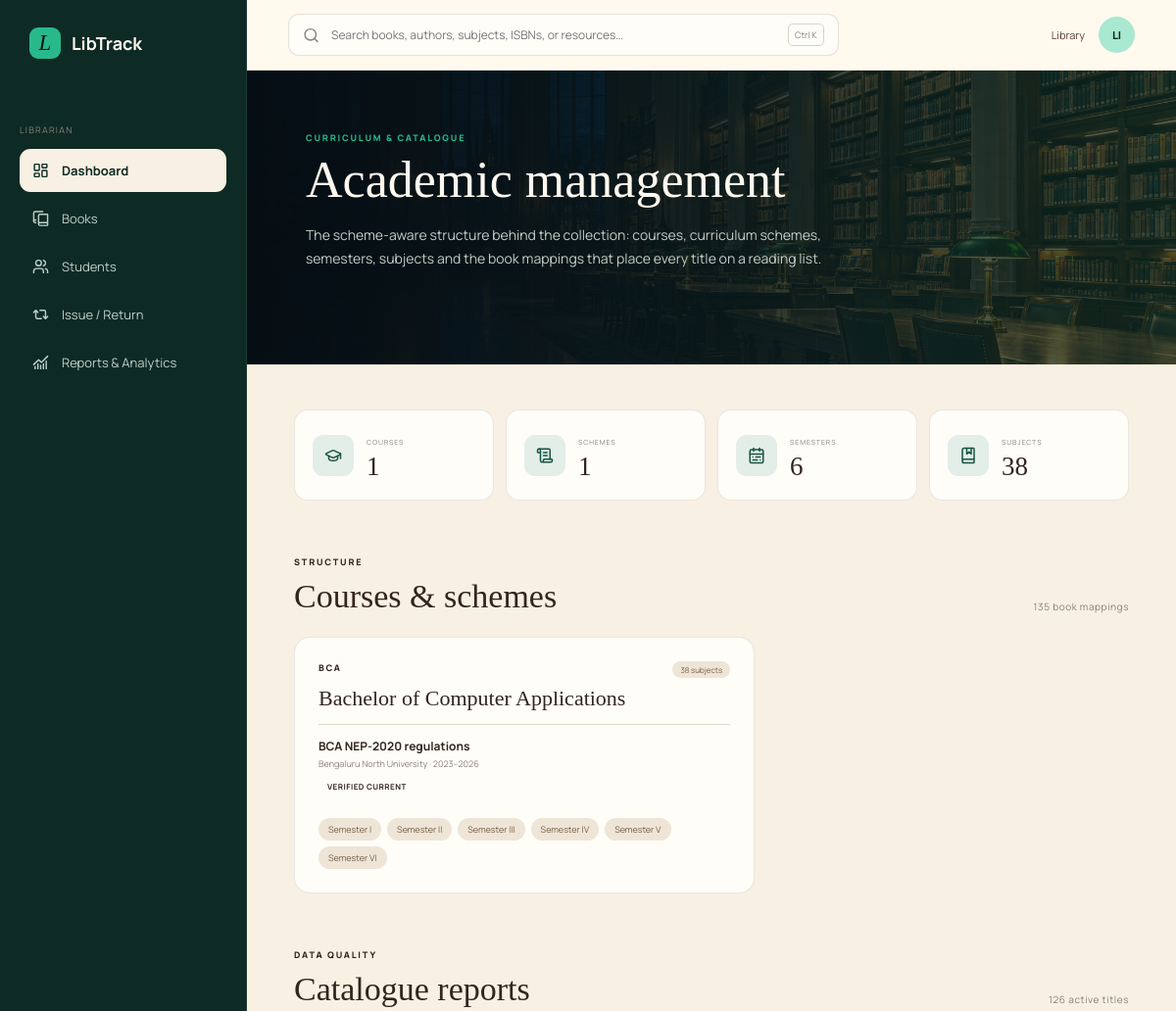
/librarian/academics/ (signed in, upper part), run on an earlier commit of the app's database.
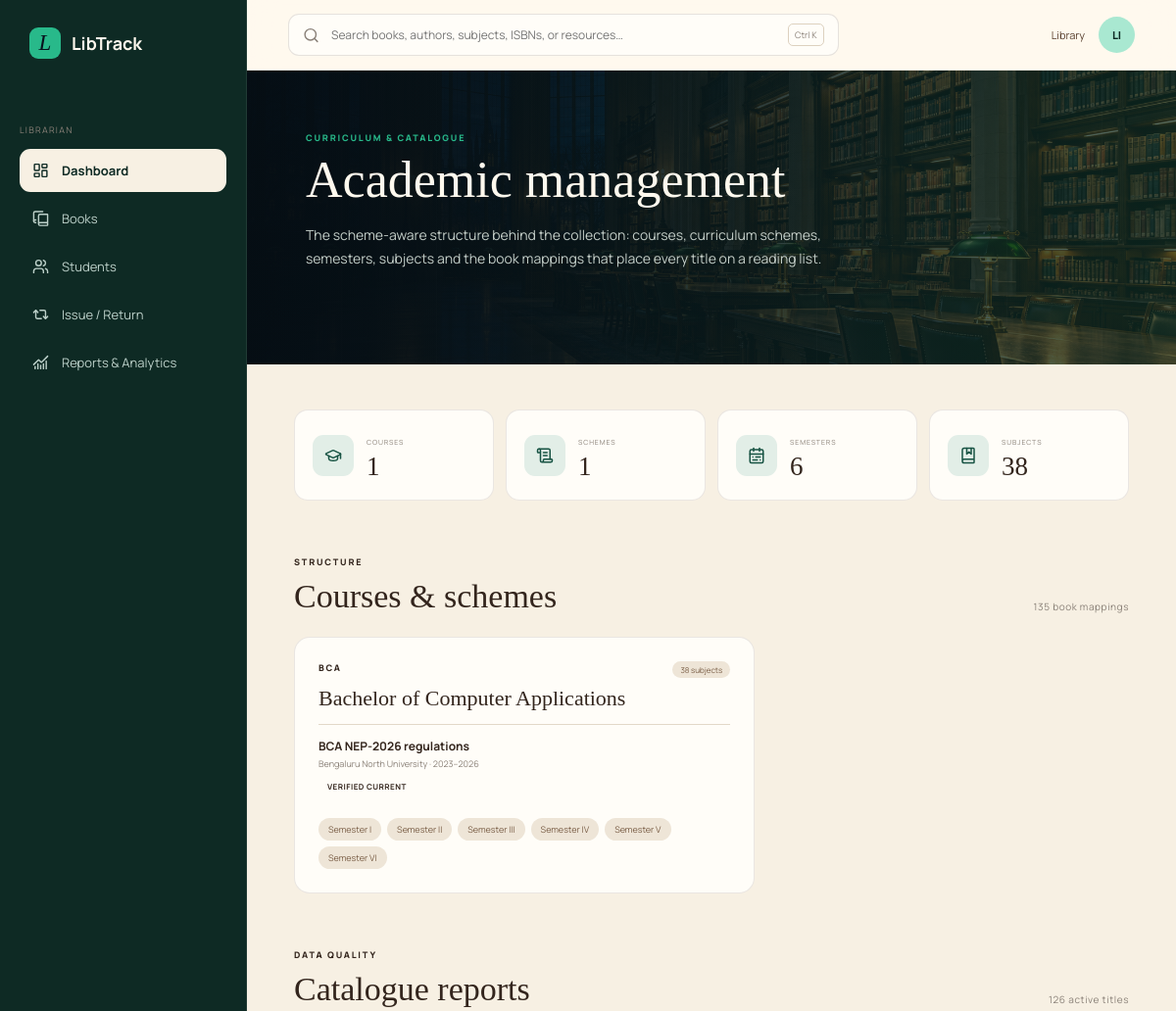
And on a later commit of the database.
### core/models.py (models this page shows, shortened)
class TimestampedModel(models.Model):
    created_at = models.DateTimeField(auto_now_add=True)
    updated_at = models.DateTimeField(auto_now=True)
    class Meta:
        abstract = True

class Course(TimestampedModel):
    name = models.CharField(max_length=140, unique=True)
    code = models.CharField(max_length=24, unique=True)
    duration_semesters = models.PositiveSmallIntegerField(default=6)
    description = models.TextField(blank=True)
    is_active = models.BooleanField(default=True, db_index=True)
    class Meta:
        ordering = ["name"]
        constraints = [
            models.CheckConstraint(
                condition=models.Q(duration_semesters__gte=1,
                                   duration_semesters__lte=12),
                name="course_duration_1_to_12"),
        ]

class CurriculumScheme(TimestampedModel):
    class Verification(models.TextChoices):
        VERIFIED_CURRENT = "verified_current", "Verified current"
        VERIFIED_SYLLABUS = "verified_syllabus", "Verified syllabus"
        CURRICULUM_SUPPORTED = "curriculum_supported", "Curriculum supported"
        PROVISIONAL = "provisional", "Provisional"
    course = models.ForeignKey(
        Course, on_delete=models.PROTECT, related_name="schemes")
    name = models.CharField(max_length=160)
    code = models.CharField(max_length=40, unique=True)
    university = models.CharField(max_length=160, blank=True)
    academic_year_from = models.PositiveSmallIntegerField(null=True, blank=True)
    academic_year_to = models.PositiveSmallIntegerField(null=True, blank=True)
    verification_status = models.CharField(
        max_length=22, choices=Verification.choices, default=Verification.PROVISIONAL)
    source_url = models.URLField(max_length=500, blank=True)
    notes = models.TextField(blank=True)
    is_active = models.BooleanField(default=True, db_index=True)
    class Meta:
        ordering = ["course__code", "-academic_year_from"]
        constraints = [
            models.UniqueConstraint(
                condition=models.Q(academic_year_from__isnull=False,
                                   academic_year_to__isnull=False),
                fields=["course", "academic_year_from", "academic_year_to"],
                name="scheme_course_years_uniq"),
            models.CheckConstraint(
                condition=(models.Q(academic_year_to__isnull=True)
                           | models.Q(academic_year_from__isnull=True)
                           | models.Q(academic_year_to__gte=models.F("academic_year_from"))),
                name="scheme_years_ordered"),
        ]

class Semester(TimestampedModel):
    curriculum_scheme = models.ForeignKey(
        CurriculumScheme, on_delete=models.PROTECT, related_name="semesters")
    number = models.PositiveSmallIntegerField(
        validators=[MinValueValidator(1), MaxValueValidator(12)])
    display_name = models.CharField(max_length=80, blank=True)
    is_active = models.BooleanField(default=True, db_index=True)
    class Meta:
        ordering = ["curriculum_scheme__course__code", "number"]
        constraints = [
            models.UniqueConstraint(
                fields=["curriculum_scheme", "number"], name="semester_scheme_number_uniq"),
        ]
    def __str__(self):
        return self.display_name or f"Semester {self.number}"

### core/views.py (the view)
# urls.py: path("librarian/academics/", views.librarian_academics, name="librarian_academics"),
@_librarian_required
def librarian_academics(request):
    books_total = Book.objects.active().count()
    missing_author = (Book.objects.active().filter(authors__isnull=True)
                      .distinct().order_by("title"))
    missing_mapping = (Book.objects.active().filter(subject_mappings__isnull=True)
                       .distinct().order_by("title"))
    missing_cover = (Book.objects.active().filter(cover="", cover_family="")
                     .order_by("title"))
    orphan_books = (Book.objects.active()
                    .annotate(n_authors=Count("authors", distinct=True),
                              n_mappings=Count("subject_mappings", distinct=True))
                    .filter(n_authors=0)
                    .order_by("title"))
    course_rows = (Course.objects.prefetch_related("schemes")
                   .annotate(subject_total=Count("schemes__semesters__subjects",
                                                 distinct=True))
                   .order_by("code"))
    return render(request, "librarian/academics.html", {
        "section": "librarian",
        "overview": _academic_overview(),
        "course_rows": course_rows,
        "books_total": books_total,
        "missing_author": missing_author,
        "missing_mapping": missing_mapping,
        "missing_cover": missing_cover,
        "import_hint": "python manage.py import_bca_catalogue",
    })

### core/context_processors.py (called while the page is built)
def library_rules(request):
    return {"LIBRARY_RULES": django_settings.LIBRARY_RULES}

### core/models.py (called while the page is built)
    def active(self):
        return self.filter(is_active=True)

### core/views.py (called while the page is built)
def _librarian_required(view):
    return user_passes_test(
        lambda u: u.is_authenticated and u.is_staff, login_url="core:portal_select")(view)

def _academic_overview():
    return {
        "courses": Course.objects.count(),
        "schemes": CurriculumScheme.objects.count(),
        "semesters": Semester.objects.count(),
        "subjects": Subject.objects.filter(semester__isnull=False).count(),
        "mappings": BookSubjectMapping.objects.count(),
    }

### templates/librarian/academics.html (shortened to what this page needs)
{% extends "base.html" %}
{% block content %}
<div class="app-shell">
  {% include "partials/sidebar.html" %}
  <main class="app-main">
    {% include "partials/topbar.html" %}
    <section class="librarian-hero">
      <div>
        <p class="app-eyebrow">CURRICULUM &amp; CATALOGUE</p>
        <h1>Academic management</h1>
        <p>The scheme-aware structure behind the collection: courses, curriculum schemes, semesters, subjects and the book mappings that place every title on a reading list.</p>
      </div>
    </section>
    <section class="content-pad">
      <div class="metric-grid four">
        <article><div class="metric-icon"><i data-lucide="graduation-cap"></i></div><div><small>COURSES</small><strong>{{ overview.courses }}</strong></div></article>
        <article><div class="metric-icon"><i data-lucide="scroll-text"></i></div><div><small>SCHEMES</small><strong>{{ overview.schemes }}</strong></div></article>
        <article><div class="metric-icon"><i data-lucide="calendar-range"></i></div><div><small>SEMESTERS</small><strong>{{ overview.semesters }}</strong></div></article>
        <article><div class="metric-icon"><i data-lucide="book-marked"></i></div><div><small>SUBJECTS</small><strong>{{ overview.subjects }}</strong></div></article>
      </div>
      <div class="section-heading">
        <div><p class="app-eyebrow">STRUCTURE</p><h2>Courses &amp; schemes</h2></div>
        <span class="result-count">{{ overview.mappings }} book mappings</span>
      </div>
      <div class="panel-grid">
        {% for course in course_rows %}
          <div class="panel">
            <div class="card-head">
              <div>
                <p class="app-eyebrow">{{ course.code }}</p>
                <h3 style="font:22px var(--serif);margin:0">{{ course.name }}</h3>
              </div>
              <span class="confidence-chip">{{ course.subject_total }} subjects</span>
            </div>
            {% for scheme in course.schemes.all %}
              <div class="scheme-row">
                <strong>{{ scheme.name }}</strong>
                <small>{{ scheme.university|default:"—" }}{% if scheme.academic_year_from %} · {{ scheme.academic_year_from }}–{{ scheme.academic_year_to }}{% endif %}</small>
                <span class="reco reco-{{ scheme.verification_status|default:'supplementary' }}">{{ scheme.get_verification_status_display }}</span>
              </div>
              <div class="scheme-semesters">
                {% for semester in scheme.semesters.all %}
                  <a class="chip-link" href="{% url 'core:librarian_academics' %}#sem-{{ semester.pk }}">{{ semester }}</a>
                {% endfor %}
              </div>
            {% endfor %}
          </div>
        {% endfor %}
      </div>
      <div class="section-heading">
        <div><p class="app-eyebrow">DATA QUALITY</p><h2>Catalogue reports</h2></div>
        <span class="result-count">{{ books_total }} active titles</span>
      </div>
    </section>
  </main>
</div>
{% endblock %}

### templates/base.html (shortened to what this page needs)
{% load static %}<!doctype html>
<html lang="en">
<head>
  <link rel="stylesheet" href="{% static 'css/app.css' %}">
  <link rel="stylesheet" href="{% static 'css/product.css' %}">
  <link rel="stylesheet" href="{% static 'css/modules.css' %}">
</head>
<body>
  {% block content %}{% endblock %}
</body>
</html>

### templates/partials/sidebar.html (shortened to what this page needs)
<aside class="app-sidebar" id="app-sidebar">
  <a class="brand sidebar-brand" href="{% url 'core:home' %}"><span class="brand-mark">L</span><span>LibTrack</span></a>
  <nav class="side-nav" aria-label="Product navigation">
    {% if request.user.is_staff %}
      <p class="nav-label">Librarian</p>
      <a class="{% if section == 'librarian' %}active{% endif %}" href="{% url 'core:librarian' %}"><i data-lucide="layout-dashboard"></i>Dashboard</a>
      <a class="" href="{% url 'core:librarian_books' %}"><i data-lucide="book-copy"></i>Books</a>
      <a class="" href="{% url 'core:librarian_students' %}"><i data-lucide="users"></i>Students</a>
      <a class="{% if request.resolver_match.url_name == 'librarian_circulation' %}active{% endif %}" href="{% url 'core:librarian_circulation' %}"><i data-lucide="repeat-2"></i>Issue / Return</a>
      <a class="{% if request.resolver_match.url_name == 'librarian_reports' %}active{% endif %}" href="{% url 'core:librarian_reports' %}"><i data-lucide="chart-no-axes-combined"></i>Reports &amp; Analytics</a>
    {% endif %}
  </nav>
</aside>

### templates/partials/topbar.html (shortened to what this page needs)
<header class="app-topbar">
  <form class="top-search" action="{% url 'core:discover' %}" method="get" role="search"><i data-lucide="search"></i><label class="visually-hidden" for="topbar-search">Search the catalogue</label><input id="topbar-search" name="q" value="{{ request.GET.q|default:'' }}" aria-label="Global search" placeholder="Search books, authors, subjects, ISBNs, or resources…"><kbd>Ctrl K</kbd></form>
  <div class="top-actions">
    {% if request.user.is_authenticated %}
      <span class="topbar-name">{{ request.user.first_name|default:request.user.username }}</span>
      <a class="mini-avatar" href="{% if request.user.is_staff %}{% url 'core:librarian' %}{% else %}{% url 'core:student' %}{% endif %}" aria-label="Go to my dashboard">{{ request.user.first_name|default:request.user.username|slice:":2"|upper }}</a>
    {% else %}
      <a href="{% url 'core:portal_select' %}">Sign in</a>
    {% endif %}
  </div>
</header>

### static/css/app.css (style rules this page uses)
:root { --ink:#08121d;--ink-2:#0b1622;--forest:#0e2a24;--forest-2:#15382f;--emerald:#28b98a;--emerald-soft:#a9e8d1;--cream:#fff9ee;--cream-2:#f7f0e3;--paper:#fffdf8;--brown:#33251d;--brown-2:#5b4332;--muted:#8a8178;--line:rgba(255,255,255,.09);--serif:"Instrument Serif",Georgia,serif;--sans:"Manrope",system-ui,sans-serif }
* { box-sizing:border-box }
html { scroll-behavior:smooth }
body { margin:0;background:var(--cream);color:var(--brown);font-family:var(--sans) }
button,input { font:inherit }
.brand { display:flex;align-items:center;gap:11px;color:var(--cream);font-size:18px;font-weight:700;text-decoration:none }
.brand-mark { display:grid;place-items:center;width:32px;height:32px;border-radius:9px;background:var(--emerald);color:var(--ink);font:italic 23px var(--serif) }

### static/css/modules.css (style rules this page uses)
.nav-label { font-size:9px;letter-spacing:.14em;text-transform:uppercase;color:#8a8178;margin:22px 0 8px }
.topbar-name { font-size:11px;color:#5b4332 }
.result-count { font-size:10px;color:var(--muted);letter-spacing:.06em }
.panel { background:var(--paper);border:1px solid rgba(51,37,29,.1);border-radius:16px;padding:24px }
.panel-grid { display:grid;grid-template-columns:minmax(0,1.3fr) minmax(0,1fr);gap:20px;align-items:start }
.panel,.analytics-card { min-width:0 }
.reco { display:inline-block;font-size:8px;font-weight:700;letter-spacing:.06em;text-transform:uppercase;border-radius:99px;padding:4px 9px }
.confidence-chip { display:inline-block;font-size:8px;border-radius:99px;padding:3px 8px;background:#eee5d7;color:#7a5e46;margin-left:6px }
.scheme-row { display:flex;flex-direction:column;gap:3px;padding:13px 0;border-top:1px solid #e2d8c8;margin-top:13px }
.scheme-row strong { font-size:12px;color:#33251d }
.scheme-row small { font-size:9px;color:#8a8178 }
.scheme-row .reco { align-self:flex-start;margin-top:4px }
.scheme-semesters { display:flex;gap:6px;flex-wrap:wrap;margin-top:10px }
.chip-link { font-size:9px;background:#eee5d7;color:#7a5e46;border-radius:99px;padding:5px 10px;text-decoration:none }

What changed in the data, as far as the page shows it:
changed CurriculumScheme "Bengaluru North University": name "BCA NEP-2020 regulations" → "BCA NEP-2026 regulations"
